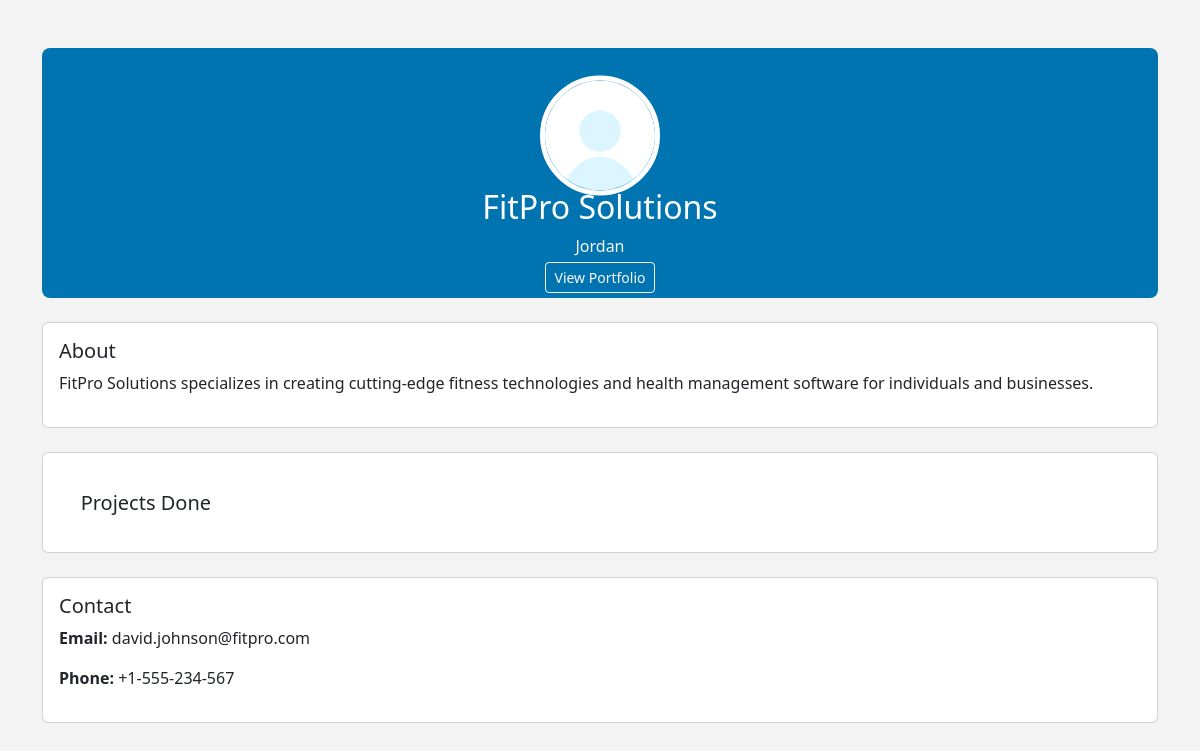
/profiles/freelancer/fotherpro.php?proid=3 (signed in), run on the app's committed database.
### tables this page shows
CREATE TABLE user (
    id INT(11) AUTO_INCREMENT PRIMARY KEY,
    name VARCHAR(25) NOT NULL,
    username VARCHAR(30) NOT NULL,
    email VARCHAR(30) NOT NULL,
    phone VARCHAR(100) NOT NULL,
    password VARCHAR(200) NOT NULL,
    country VARCHAR(30) NOT NULL,
    role INT(11) NOT NULL,
    link VARCHAR(500) NOT NULL,
    description TEXT NOT NULL,
    profilepic  VARCHAR(100) DEFAULT 'default.jpg',
    FOREIGN KEY (role) REFERENCES role(id) ON DELETE CASCADE ON UPDATE CASCADE
);

### profiles/freelancer/fotherpro.php (the view, shortened to what this page needs)
<link href="https://cdn.jsdelivr.net/npm/bootstrap@5.3.2/dist/css/bootstrap.min.css" rel="stylesheet">
<link rel="stylesheet" href="../otherprofile.css">
<?php
if ($_SESSION['isLoggedin'] == 1) {
    if (isset($_GET['proid']) && !empty($_GET['proid'])) {
        require_once '../../connection.php';
        $id = $_GET['proid'];
        $query = "SELECT `id`, `name`, `username`, `email`, `phone`, `password`, `country`, `role`, `link`, `description`, `profilepic` FROM `user` WHERE id= $id";
        $res = $conn->query($query);
        if ($res->num_rows != 1) {
            header('location:../home.php?id=' . $_SESSION['user_id']);
        } else {
            $row = $res->fetch_assoc();
?>
            <div class="container mt-5">
                <div class="account-header position-relative" style="height: 250px;">
                    <div class="position-absolute top-50 start-50 translate-middle text-center edit-section">
                        <label for="profilePictureInput">
                            <img src="../../images/<?= $row['profilepic']; ?>" alt="Profile Picture" class="account-picture" style="width: 120px; height: 120px; border-radius: 50%; object-fit: cover;">
                        </label>
                    </div>
                    <div class="text-center mt-5 pt-5">
                        <h2 class="mt-4" id="fullName"><?= $row['name']; ?></h2>
                        <p class="mb-1 text-light"><i class="bi bi-geo-alt"></i> <span id="country"><?= $row['country']; ?></span></p>
                        <a href="<?= $row['link']; ?>" id="portfolio" target="_blank" class="btn btn-outline-light btn-sm">View Portfolio</a>
                    </div>
                </div>
                <div class="account-content mt-4">
                    <div class="card mb-4">
                        <div class="card-body">
                            <h5 class="card-title">About</h5>
                            <p id="bio"><?= $row['description']; ?></p>
                        </div>
                    </div>
                    <div class="card mb-4">
                        <div class="card-body">
                            <h5 class="card-title" style="margin: 2%;">Projects Done</h5>
                        </div>
                    </div>
                    <div class="card mb-4">
                        <div class="card-body">
                            <h5 class="card-title">Contact</h5>
                            <p><strong>Email:</strong> <span id="email"><?= $row['email'] ?></span></p>
                            <p><strong>Phone:</strong> <span id="text"><?= $row['phone'] ?></span></p>
                        </div>
                    </div>
                </div>
            </div>
<?php
        }
    }
}

### profiles/otherprofile.css (style rules this page uses)
.account-header { background-color: #0073b1; color: white; padding: 20px; border-radius: 8px; }
.account-picture { width: 150px; height: 150px; object-fit: cover; border: 5px solid white; border-radius: 50%; margin-top: -75px; }
.account-content { margin-top: 100px; }

### data on the page
user: profilepic (placeholder picture), name "FitPro Solutions", country "Jordan", description "FitPro Solutions specializes in creating cutting-edge fitness technologies and health management software for individuals and businesses.", email "david.johnson@fitpro.com", phone "+1-555-234-567"
